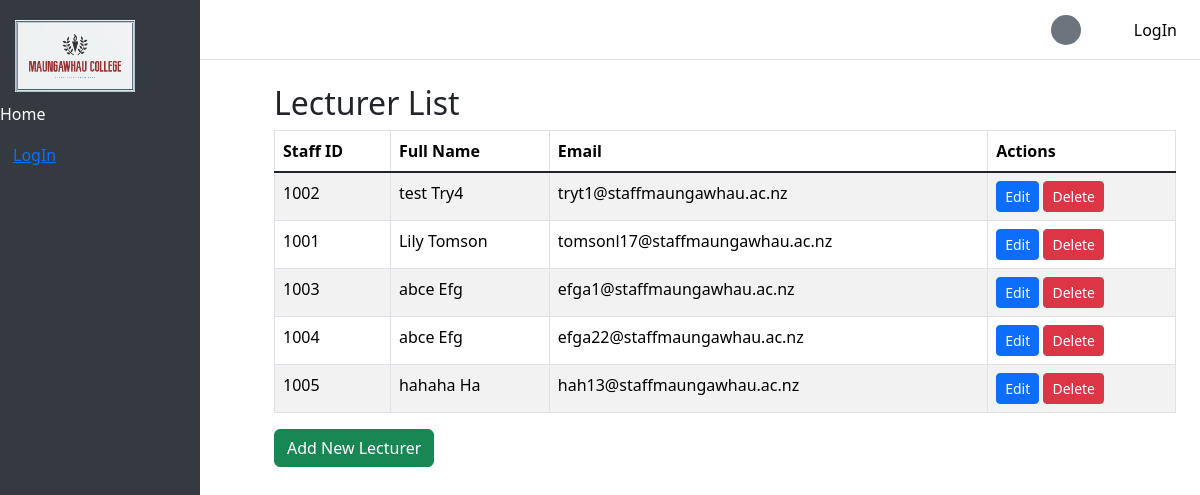
The app's page /lecturers/, older data.
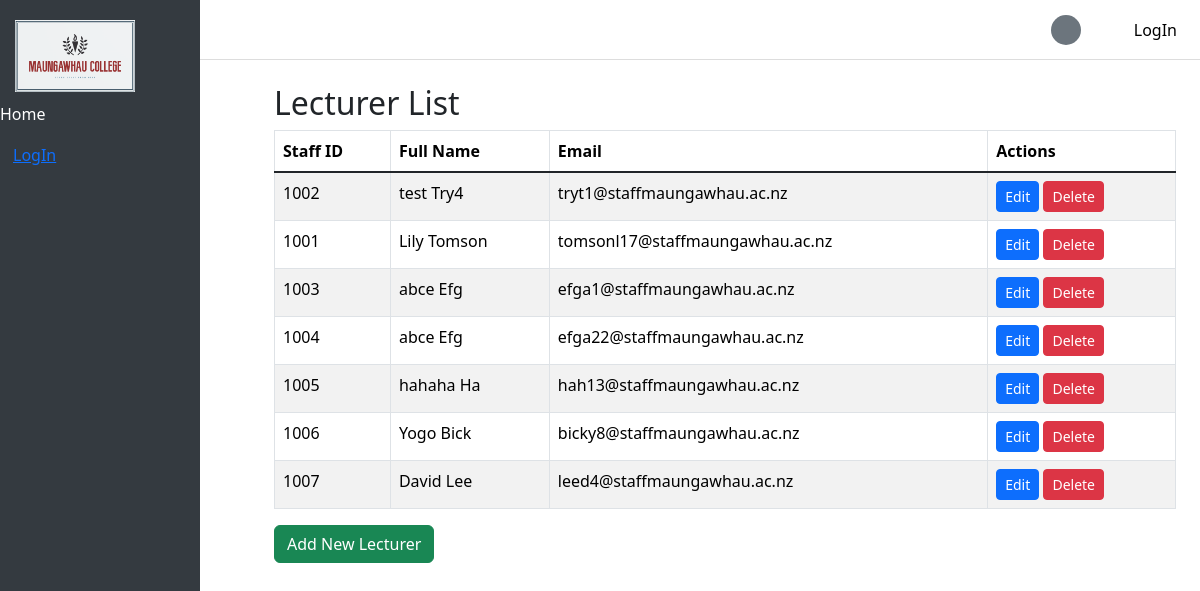
The same page, newer data.
### Maungawhau/models.py (models this page shows, shortened)
class Lecturer(models.Model):
    staff_id = models.IntegerField(unique=True, blank=True, null=True)
    user = models.OneToOneField(User, on_delete=models.CASCADE)
    DOB = models.DateField()
    phone = models.CharField(max_length=20, default='')
    address = models.CharField(max_length=255, default='')

### Maungawhau/views.py (the view)
# urls.py: path('lecturers/', LecturerListView.as_view(), name='lecturer_list'),
class LecturerListView(ListView):
    model = Lecturer
    template_name = 'lecturer_list.html'
    context_object_name = 'lecturers'

### templates/lecturer_list.html (shortened to what this page needs)
{% extends 'base.html' %}
{% block content %} <div class="container mt-4">
        <h2>Lecturer List</h2>
        <table class="table table-striped table-bordered">
            <thead class="thead-dark">
                <tr>
                    <th>Staff ID</th>
                    <th>Full Name</th>
                    <th>Email</th>
                    <th>Actions</th>
                </tr>
            </thead>
            <tbody>
                {% for lecturer in lecturers %}
                    <tr>
                        <td>{{ lecturer.staff_id }}</td>
                        <td>{{ lecturer.user.first_name }} {{ lecturer.user.last_name }}</td>
                        <td>{{ lecturer.user.email }}</td>
                        <td>
                            <a href="{% url 'lecturer_update' lecturer.id %}" class="btn btn-primary btn-sm">Edit</a>
                            <a href="{% url 'lecturer_delete' lecturer.id %}" class="btn btn-danger btn-sm">Delete</a>
                        </td>
                    </tr>
                {% empty %}
                    <tr>
                        <td colspan="6">No lecturers available.</td>
                    </tr>
                {% endfor %}
            </tbody>
        </table>
        <a href="{% url 'lecturer_create' %}" class="btn btn-success">Add New Lecturer</a>
    </div>
{% endblock %}

Row changes from the older to the newer data that the page shows:
added Lecturer: staff_id "1006", user.first_name "Yogo", user.last_name "Bick", user.email "bicky8@staffmaungawhau.ac.nz"
added Lecturer: staff_id "1007", user.first_name "David", user.last_name "Lee", user.email "leed4@staffmaungawhau.ac.nz"
